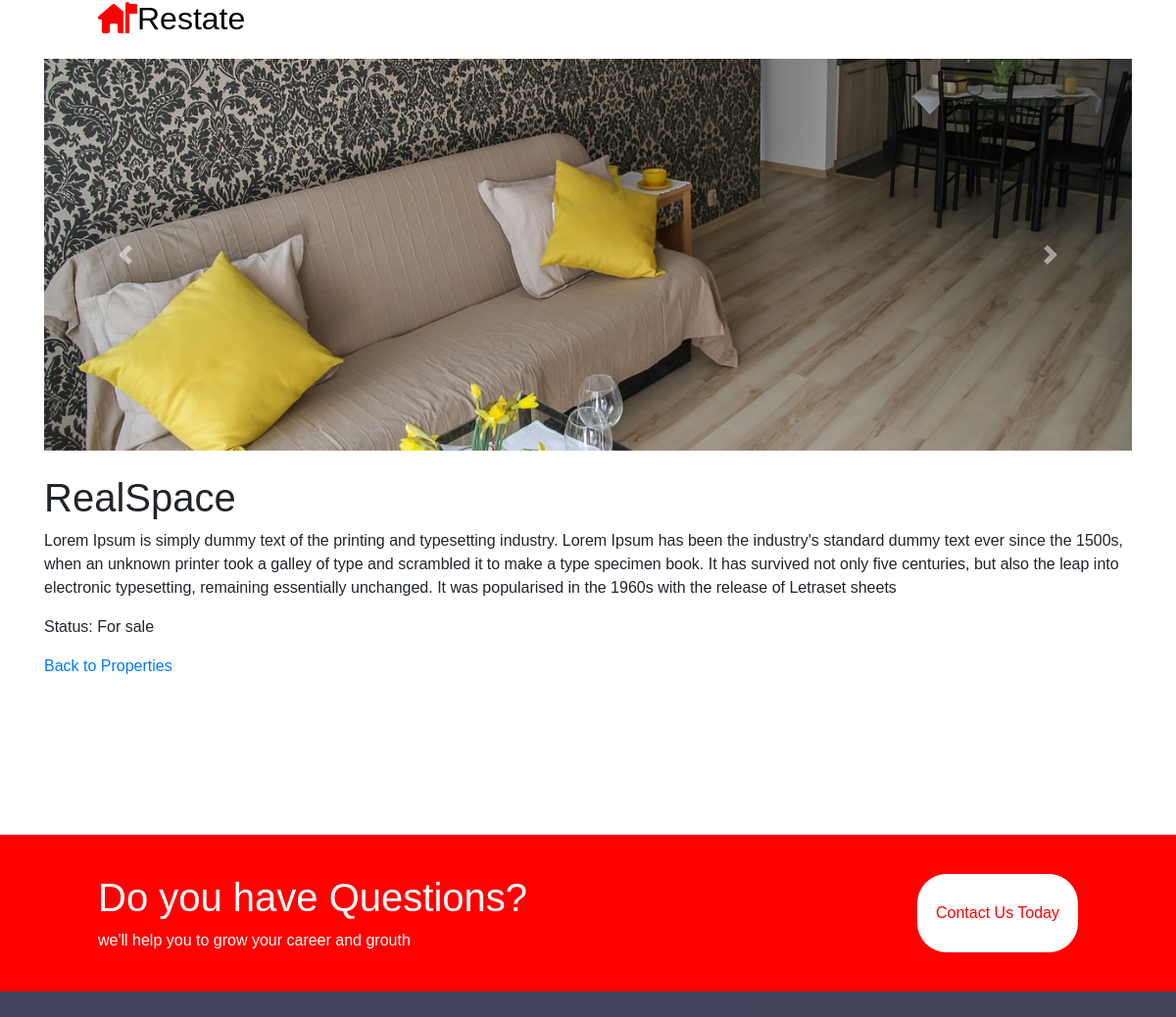
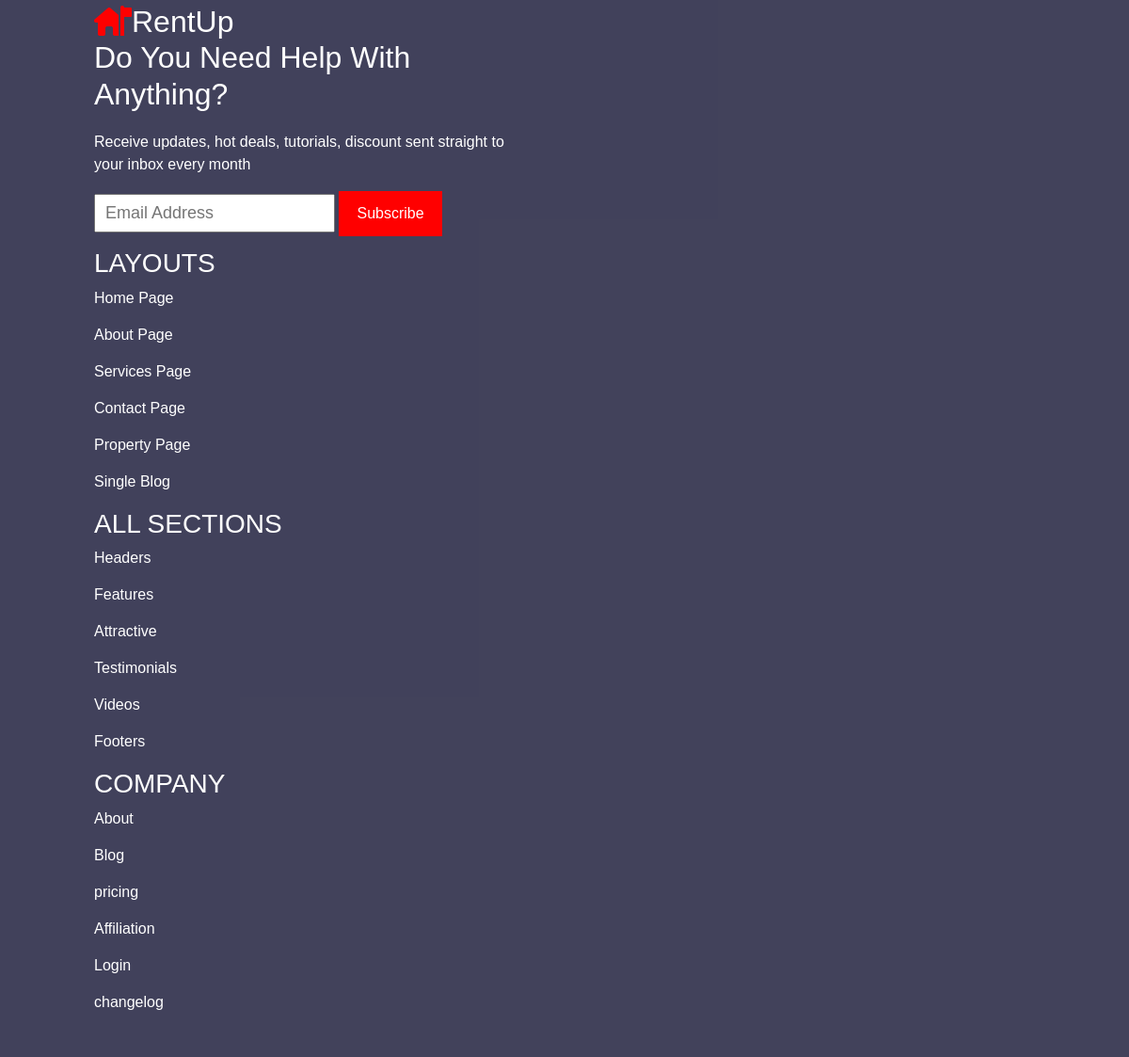
Page /property/2 on the committed database (2 pictures, top to bottom).
### models.py (models this page shows)
class Image(db.Model):
    __tablename__ = 'image'
    id = db.Column(db.Integer, primary_key=True)
    filename = db.Column(db.String(100), nullable=False)
    filepath = db.Column(db.String(200), nullable=False)
    property_id = db.Column(db.Integer, db.ForeignKey('property.id'), nullable=False)

class Property(db.Model):
    __tablename__ = 'property'
    id = db.Column(db.Integer, primary_key=True)
    name = db.Column(db.String(20), nullable=False)
    type = db.Column(db.String(20), nullable=False)
    description = db.Column(db.String(150), nullable=True)
    price = db.Column(db.Float, nullable=False)
    num_of_rooms = db.Column(db.Float, nullable=True)
    status = db.Column(db.String(10), nullable=False)
    location = db.Column(db.String(150), nullable=False)
    user_id = db.Column(db.Integer, db.ForeignKey('user.id'), nullable=False)
    users = db.relationship('User', secondary=user_property, back_populates='properties')
    images = db.relationship('Image', backref='property', lazy=True)

### routes.py (the view)
    @app.route('/property/<int:property_id>')
    def property_details(property_id):
        property = Property.query.get_or_404(property_id)
        return render_template('property-detail.html', property=property)

### templates/property-detail.html (shortened to what this page needs)
{% extends 'base.html'%}
{%block slider_links%}
    <link rel="stylesheet" href="https://maxcdn.bootstrapcdn.com/bootstrap/4.5.2/css/bootstrap.min.css">
{%endblock%}
{%block content%}
<section class="container">
    <div id="propertyCarousel" class="carousel slide" data-ride="carousel">
      <div class="carousel-inner">
        {% for image in property.images %}
        <div class="carousel-item {% if loop.first %}active{% endif %}">
          <img src="{{ url_for('uploaded_file', filename=image.filename) }}" class="d-block w-100" alt="{{ property.name }}">
        </div>
        {% endfor %}
      </div>
      <a class="carousel-control-prev" href="#propertyCarousel" role="button" data-slide="prev">
        <span class="carousel-control-prev-icon" aria-hidden="true"></span>
      </a>
      <a class="carousel-control-next" href="#propertyCarousel" role="button" data-slide="next">
        <span class="carousel-control-next-icon" aria-hidden="true"></span>
      </a>
    </div>
    <br>
    <h1>{{ property.name }}</h1>
    <p>{{ property.description }}</p>
    <p>Status: {{ property.status }}</p>
    <a href="{{ url_for('show_properties') }}">Back to Properties</a>
  </section>
  {%endblock%}

### static/styles/base-styles.css (style rules this page uses)
* { box-sizing: border-box; padding: 0; margin: 0; font-family: sans-serif; }
section { padding: 60px 100px; }
footer .sec1 h2, p, h3 { margin-bottom: 20px; }
.carousel img { height: 400px; width: 600px; object-fit: cover; }

### rows in the picture
Image: filename (picture)
Property: name "RealSpace", description "Lorem Ipsum is simply dummy text of the printing and typesetting industry. Lorem Ipsum has been the industry's standard dummy text ever since the 1500s, when an unknown printer took a galley of type and scrambled it to make a type specimen book. It has survived not only five centuries, but also the leap into electronic typesetting, remaining essentially unchanged. It was popularised in the 1960s with the release of Letraset sheets", status "For sale"
